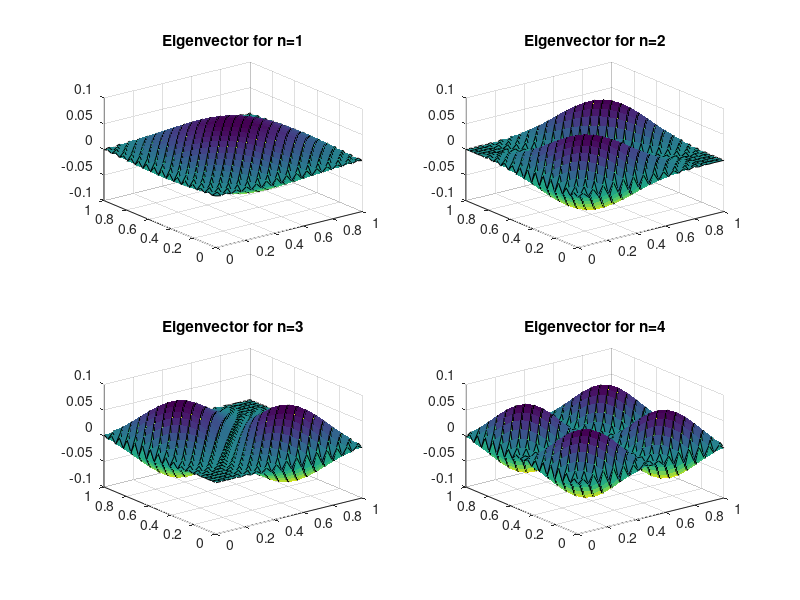

Recreate this plot in MATLAB. (Note: this script raises an error after producing the figure.)
clf
clc

n_lambdas = 2;
lambdas = zeros(n_lambdas, n_lambdas*n_lambdas);
steps = [10, 15, 20, 25, 30];

a = 0;
b = 1;

step_sizes = (b - a) ./ steps;

function [lambda, eigvec] = poisson_5pt_eigval(bx, ax, by, ay, m, n)
    arguments
        bx (1,1) double
        ax (1,1) double {mustBeLessThan(ax, bx)}
        by (1,1) double
        ay (1,1) double {mustBeLessThan(ay, by)}

        m (1,1) double {mustBePositive}
        n (1,1) double {mustBePositive}
    end

    hx = (bx-ax)/(m+1);
    hy = (by-ay)/(n+1);
    n_lambdas = 4;
    
    % form matrix A:
    e = ones(max(m, n),1);
    T = spdiags([(1/hx^2)*e (-2/hx^2 - 2/hy^2)*e (1/hx^2)*e], [-1 0 1], m, m);
    S = spdiags([(1/hy^2)*e (1/hy^2)*e], [-1 1], n, n);
    A = (kron(speye(n), T) + kron(S, speye(m)));
    
    % Calculate eigenvalues:
    [unsorted_eigvec, unsorted_eigval] = eig(full(A));
    [d,ind] = sort(diag(unsorted_eigval));
    eigval = unsorted_eigval(ind,ind);
    eigvec = unsorted_eigvec(:,ind);

    lambda = flip(diag(eigval));
    
    % reshape eigenvector as a grid function for plotting purposes:
    % Iint = 1:m;
    % Jint = 1:n;
    % usoln(Iint, Jint) = reshape(eigvec, m, n);

    % assuming true solution is known and stored in utrue:
    % err = max(max(abs(usoln - utrue)));   
end

for k=1:length(steps)
    M = steps(k);
    N = steps(k);
    [eigenvalues eigenvectors] = poisson_5pt_eigval(b, a, b, a, M, N);
    lambdas(k, :) = eigenvalues(1:(n_lambdas*n_lambdas));
    
    % plot results if specified:
    if k == length(steps)
        hold on

        % grid points for x including boundaries
        %
        x = linspace(a, b, M);
    
        % Grid points for y including boundaries
        %
        y = linspace(a, b, N);
        
        [X,Y] = meshgrid(x,y);      % 2d arrays of x,y values
        X = X';                     % transpose so that X(i,j),Y(i,j) are
        Y = Y';                     % coordinates of (i,j) point
        
        % Plot eigenvectors
        %
        for l=1:n_lambdas^2
            subplot(2, 2, l)
            surf(X, Y, reshape(eigenvectors(:, l), M, N))
            title(sprintf('Eigenvector for n=%d', l))
        end

        print('-dpng', 'problem_1c_eigenvectors')
    end
end

disp(' ')
disp('      n    lambda_1 lambda_2 lambda_3 lambda_4')
disp([steps' lambdas])
fprintf('    %d    %3.3f  %3.3f  %3.3f  %3.3f\n', Inf, -(1^2 + 1^2)*pi^2, -(1^2 + 2^2)*pi^2, -(2^2 + 1^2)*pi^2, -(2^2 + 2^2)*pi^2);
disp(' ')

eig_err = abs(lambdas(:, 1) - (-(1 + 1)*pi^2));
error_loglog(step_sizes, eig_err)

print('-dpng', 'problem_1c_error.png')
